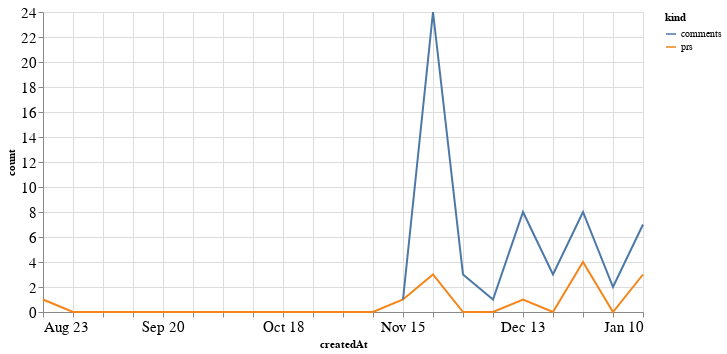

This figure's notebook cell:
### Code cell
alt.Chart(total_time, width=600).mark_line().encode(
    x='createdAt',
    y='count',
    color='kind'
)

### Figure 1 — Vega-Lite specification as saved in the notebook (floating-point values rounded to 4 significant figures)
{"config": {"axisLeft": {"labelFontSize": 15}, "axisBottom": {"labelFontSize": 15}}, "data": {"name": "data-298f1a4752a8d9d62493f32d8fe2d269"}, "mark": "line", "encoding": {"color": {"type": "nominal", "field": "kind"}, "x": {"type": "temporal", "field": "createdAt"}, "y": {"type": "quantitative", "field": "count"}}, "width": 600, "$schema": "https://vega.github.io/schema/vega-lite/v4.8.1.json", "datasets": {"data-298f1a4752a8d9d62493f32d8fe2d269": [{"createdAt": "2020-08-23T00:00:00", "kind": "prs", "count": 1.0}, {"createdAt": "2020-08-30T00:00:00", "kind": "prs", "count": 0.0}, {"createdAt": "2020-09-06T00:00:00", "kind": "prs", "count": 0.0}, {"createdAt": "2020-09-13T00:00:00", "kind": "prs", "count": 0.0}, {"createdAt": "2020-09-20T00:00:00", "kind": "prs", "count": 0.0}, {"createdAt": "2020-09-27T00:00:00", "kind": "prs", "count": 0.0}, {"createdAt": "2020-10-04T00:00:00", "kind": "prs", "count": 0.0}, {"createdAt": "2020-10-11T00:00:00", "kind": "prs", "count": 0.0}, {"createdAt": "2020-10-18T00:00:00", "kind": "prs", "count": 0.0}, {"createdAt": "2020-10-25T00:00:00", "kind": "prs", "count": 0.0}, {"createdAt": "2020-11-01T00:00:00", "kind": "prs", "count": 0.0}, {"createdAt": "2020-11-08T00:00:00", "kind": "prs", "count": 0.0}, {"createdAt": "2020-11-15T00:00:00", "kind": "prs", "count": 1.0}, {"createdAt": "2020-11-22T00:00:00", "kind": "prs", "count": 3.0}, {"createdAt": "2020-11-29T00:00:00", "kind": "prs", "count": 0.0}, {"createdAt": "2020-12-06T00:00:00", "kind": "prs", "count": 0.0}, {"createdAt": "2020-12-13T00:00:00", "kind": "prs", "count": 1.0}, {"createdAt": "2020-12-20T00:00:00", "kind": "prs", "count": 0.0}, {"createdAt": "2020-12-27T00:00:00", "kind": "prs", "count": 4.0}, {"createdAt": "2021-01-03T00:00:00", "kind": "prs", "count": 0.0}, {"createdAt": "2021-01-10T00:00:00", "kind": "prs", "count": 3.0}, {"createdAt": "2020-08-23T00:00:00", "kind": "comments", "count": null}, {"createdAt": "2020-08-30T00:00:00", "kind": "comments", "count": null}, {"createdAt": "2020-09-06T00:00:00", "kind": "comments", "count": null}, {"createdAt": "2020-09-13T00:00:00", "kind": "comments", "count": null}, {"createdAt": "2020-09-20T00:00:00", "kind": "comments", "count": null}, {"createdAt": "2020-09-27T00:00:00", "kind": "comments", "count": null}, {"createdAt": "2020-10-04T00:00:00", "kind": "comments", "count": null}, {"createdAt": "2020-10-11T00:00:00", "kind": "comments", "count": null}, {"createdAt": "2020-10-18T00:00:00", "kind": "comments", "count": null}, {"createdAt": "2020-10-25T00:00:00", "kind": "comments", "count": null}, {"createdAt": "2020-11-01T00:00:00", "kind": "comments", "count": null}, {"createdAt": "2020-11-08T00:00:00", "kind": "comments", "count": null}, {"createdAt": "2020-11-15T00:00:00", "kind": "comments", "count": 1.0}, {"createdAt": "2020-11-22T00:00:00", "kind": "comments", "count": 24.0}, {"createdAt": "2020-11-29T00:00:00", "kind": "comments", "count": 3.0}, {"createdAt": "2020-12-06T00:00:00", "kind": "comments", "count": 1.0}, {"createdAt": "2020-12-13T00:00:00", "kind": "comments", "count": 8.0}, {"createdAt": "2020-12-20T00:00:00", "kind": "comments", "count": 3.0}, {"createdAt": "2020-12-27T00:00:00", "kind": "comments", "count": 8.0}, {"createdAt": "2021-01-03T00:00:00", "kind": "comments", "count": 2.0}, {"createdAt": "2021-01-10T00:00:00", "kind": "comments", "count": 7.0}]}}
